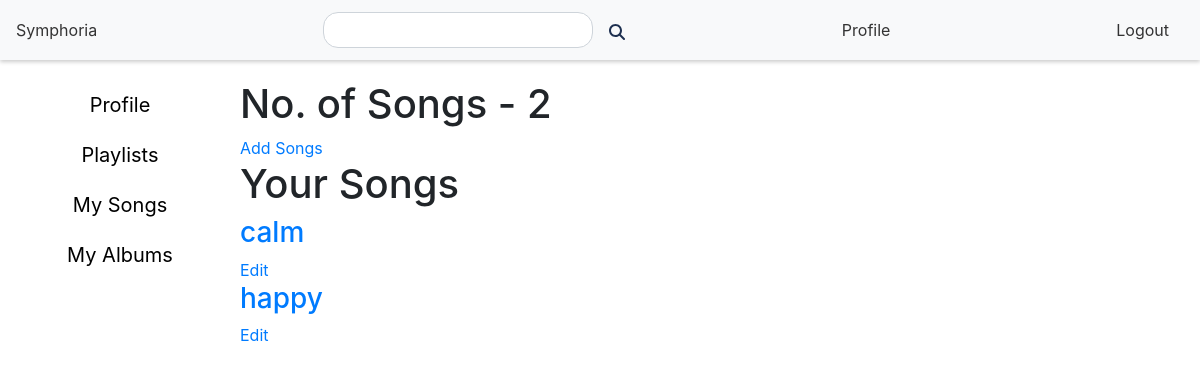
Page /my_songs (signed in) on the earlier database version.
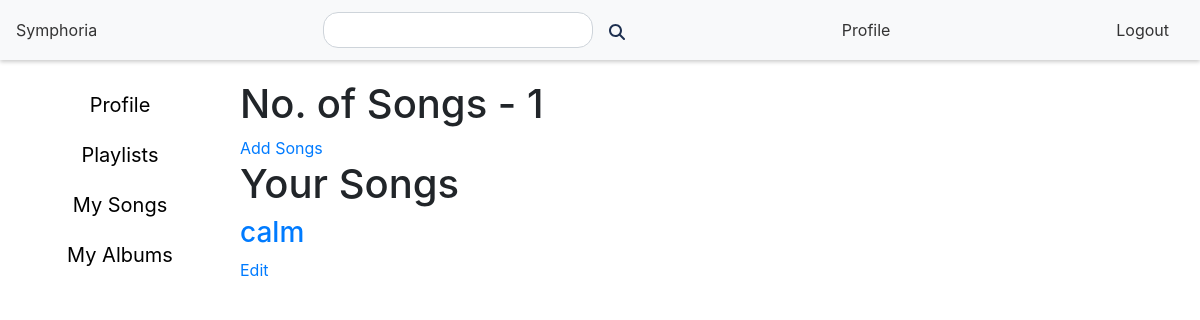
Same page on the later database version.
### models.py (models this page shows)
class Song(db.Model):
    id = db.Column(db.Integer, primary_key=True)
    name = db.Column(db.String(255), nullable=False)
    lyrics = db.Column(db.Text)
    release_date = db.Column(db.Date)
    genre = db.Column(db.String(64))
    flag = db.Column(db.Boolean, default=False)
    thumbnail = db.Column(db.String(255), nullable=False, unique=True)
    music_src = db.Column(db.String(255), nullable=False, unique=True)
    artist_id = db.Column(db.Integer, db.ForeignKey('user.id'), nullable=False)

### routes.py (the view)
@app.route('/my_songs')
@is_blacklist
def my_songs():
    if 'user_id' not in session:
        flash('Please log in', 'info')
        return redirect(url_for('login'))
    else:
        user = User.query.filter_by(id=session['user_id']).first()
        songs = Song.query.filter_by(artist_id=user.id).all()
        return render_template('my_songs.html', user=user, songs=songs, Admin=Admin)

### routes.py (called while the page is built)
def is_blacklist(f):
    @wraps(f)
    def decorated_function(*args, **kwargs):
        if 'user_id' in session:
            user = User.query.filter_by(id=session['user_id']).first()
            if user and user.blacklist:
                flash('You are blacklisted', 'info')
                return redirect(url_for('logout'))
        return f(*args, **kwargs)
    return decorated_function

### templates/my_songs.html (shortened to what this page needs)
{% extends 'layout.html' %}
{% block content %}
        <nav class="navbar">
        <a href="/">Symphoria</a>
        <form action="/search" method="POST">
            {% if session['search'] %}
                <input type="text" name="search" value="{{ session['search'] }}">
            {% else %}
                <input type="text" name="search" value="">
            {% endif %}
            <button type="submit"><img src="{{ url_for('static', filename='magnifying-glass-solid.svg') }}" alt=""></button>
        </form>
        <a href="/profile">Profile</a>
        <a href="/logout">Logout</a>
    </nav>
    <div class="content-container">
    <div class="menubar">
        <a href="/profile">Profile</a>
        <a href='/my_playlists'>Playlists</a>
        <a href='/my_songs'>My Songs</a>
        <a href="/my_albums">My Albums</a>
    </div>
        <div class="info">
            {% if user.role == 'Creator' %}
                <div class="dashboard">
                    <h1>No. of Songs - {{ songs|length }}</h1>
                </div>
                <a href="/my_songs/upload" class="add_songs">Add Songs</a>
                <h1>Your Songs</h1>
                {% if songs %}
                    {% for song in songs %}
                        <div class="song_controls">
                                <a href="/song/{{ song.id }}"><h3>{{ song.name }}</h3></a>
                                <a href="/my_songs/edit/{{ song.id }}">Edit</a>
                        </div>
                    {% endfor %}
                {% else %}
                    <h1>Nothing to show here</h1>
                {% endif %}
        {% else %}
            <h1>You need to be a Creator to add Songs</h1>
        {% endif %}
    </div>
    </div>
{% endblock %}

Differences in the rows shown:
removed Song: name "happy"
Other differences:
{{ songs|length }}: "2" → "1"
